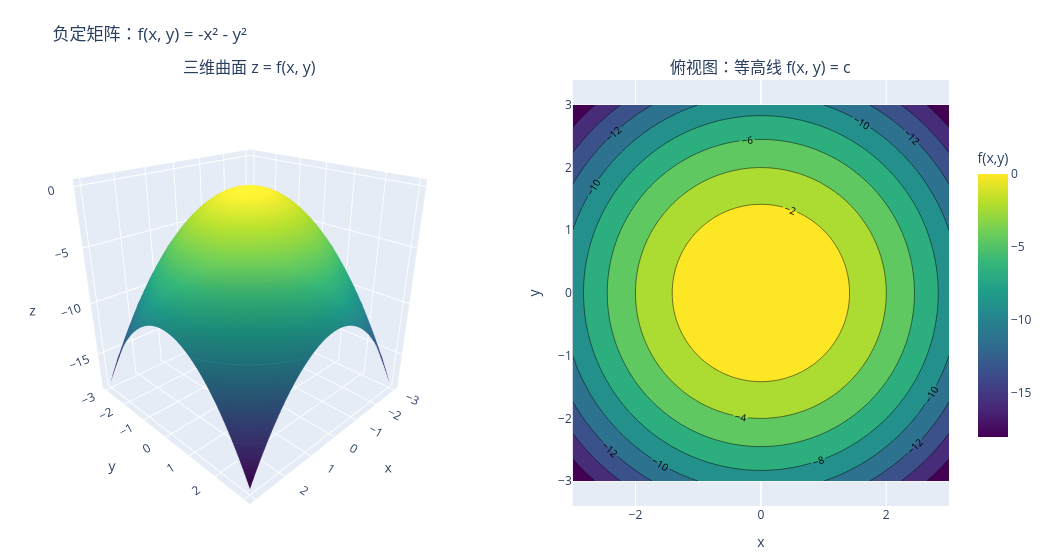

Notebook code for this chart:
### Markdown cell above
### 4.2 负定：倒椭圆抛物面

### Code cell
A_negative = np.array([[-1, 0], [0, -1]])
plot_quadratic_surface(A_negative, title="负定矩阵：f(x, y) = -x² - y²");

### Figure 1 — Plotly figure (JSON) as saved in the notebook; plotly's stock layout.template omitted (floating-point values rounded to 4 significant figures; data arrays with more than 128 entries replaced by an {"elided": "..."} marker saying what was removed)
{"data": [{"colorbar": {"len": 0.72, "title": {"text": "f(x,y)"}}, "colorscale": [[0, "#440154"], [0.1111, "#482878"], [0.2222, "#3e4989"], [0.3333, "#31688e"], [0.4444, "#26828e"], [0.5556, "#1f9e89"], [0.6667, "#35b779"], [0.7778, "#6ece58"], [0.8889, "#b5de2b"], [1, "#fde725"]], "contours": {"z": {"highlightcolor": "white", "show": true, "usecolormap": true}}, "scene": "scene", "type": "surface", "x": {"elided": "121x121 float values"}, "y": {"elided": "121x121 float values"}, "z": {"elided": "121x121 float values"}}, {"colorscale": [[0, "#440154"], [0.1111, "#482878"], [0.2222, "#3e4989"], [0.3333, "#31688e"], [0.4444, "#26828e"], [0.5556, "#1f9e89"], [0.6667, "#35b779"], [0.7778, "#6ece58"], [0.8889, "#b5de2b"], [1, "#fde725"]], "contours": {"labelfont": {"size": 10}, "showlabels": true}, "showscale": false, "type": "contour", "x": [-3.0, -2.95, -2.9, -2.85, -2.8, -2.75, -2.7, -2.65, -2.6, -2.55, -2.5, -2.45, -2.4, -2.35, -2.3, -2.25, -2.2, -2.15, -2.1, -2.05, -2.0, -1.95, -1.9, -1.85, -1.8, -1.75, -1.7, -1.65, -1.6, -1.55, -1.5, -1.45, -1.4, -1.35, -1.3, -1.25, -1.2, -1.15, -1.1, -1.05, -1.0, -0.95, -0.9, -0.85, -0.8, -0.75, -0.7, -0.65, -0.6, -0.55, -0.5, -0.45, -0.4, -0.35, -0.3, -0.25, -0.2, -0.15, -0.1, -0.05, 0.0, 0.05, 0.1, 0.15, 0.2, 0.25, 0.3, 0.35, 0.4, 0.45, 0.5, 0.55, 0.6, 0.65, 0.7, 0.75, 0.8, 0.85, 0.9, 0.95, 1.0, 1.05, 1.1, 1.15, 1.2, 1.25, 1.3, 1.35, 1.4, 1.45, 1.5, 1.55, 1.6, 1.65, 1.7, 1.75, 1.8, 1.85, 1.9, 1.95, 2.0, 2.05, 2.1, 2.15, 2.2, 2.25, 2.3, 2.35, 2.4, 2.45, 2.5, 2.55, 2.6, 2.65, 2.7, 2.75, 2.8, 2.85, 2.9, 2.95, 3.0], "xaxis": "x", "y": [-3.0, -2.95, -2.9, -2.85, -2.8, -2.75, -2.7, -2.65, -2.6, -2.55, -2.5, -2.45, -2.4, -2.35, -2.3, -2.25, -2.2, -2.15, -2.1, -2.05, -2.0, -1.95, -1.9, -1.85, -1.8, -1.75, -1.7, -1.65, -1.6, -1.55, -1.5, -1.45, -1.4, -1.35, -1.3, -1.25, -1.2, -1.15, -1.1, -1.05, -1.0, -0.95, -0.9, -0.85, -0.8, -0.75, -0.7, -0.65, -0.6, -0.55, -0.5, -0.45, -0.4, -0.35, -0.3, -0.25, -0.2, -0.15, -0.1, -0.05, 0.0, 0.05, 0.1, 0.15, 0.2, 0.25, 0.3, 0.35, 0.4, 0.45, 0.5, 0.55, 0.6, 0.65, 0.7, 0.75, 0.8, 0.85, 0.9, 0.95, 1.0, 1.05, 1.1, 1.15, 1.2, 1.25, 1.3, 1.35, 1.4, 1.45, 1.5, 1.55, 1.6, 1.65, 1.7, 1.75, 1.8, 1.85, 1.9, 1.95, 2.0, 2.05, 2.1, 2.15, 2.2, 2.25, 2.3, 2.35, 2.4, 2.45, 2.5, 2.55, 2.6, 2.65, 2.7, 2.75, 2.8, 2.85, 2.9, 2.95, 3.0], "yaxis": "y", "z": {"elided": "121x121 float values"}}], "layout": {"annotations": [{"font": {"size": 16}, "showarrow": false, "text": "三维曲面 z = f(x, y)", "x": 0.2475, "xanchor": "center", "xref": "paper", "y": 1, "yanchor": "bottom", "yref": "paper"}, {"font": {"size": 16}, "showarrow": false, "text": "俯视图：等高线 f(x, y) = c", "x": 0.7975, "xanchor": "center", "xref": "paper", "y": 1, "yanchor": "bottom", "yref": "paper"}], "height": 560, "margin": {"b": 20, "l": 20, "r": 20, "t": 80}, "scene": {"aspectmode": "cube", "camera": {"eye": {"x": 1.45, "y": 1.45, "z": 0.95}}, "domain": {"x": [0, 0.495], "y": [0, 1]}, "xaxis": {"title": {"text": "x"}}, "yaxis": {"title": {"text": "y"}}, "zaxis": {"title": {"text": "z"}}}, "title": {"text": "负定矩阵：f(x, y) = -x² - y²"}, "width": 1050, "xaxis": {"anchor": "y", "domain": [0.595, 1], "title": {"text": "x"}}, "yaxis": {"anchor": "x", "domain": [0, 1], "scaleanchor": "x", "scaleratio": 1, "title": {"text": "y"}}}}
